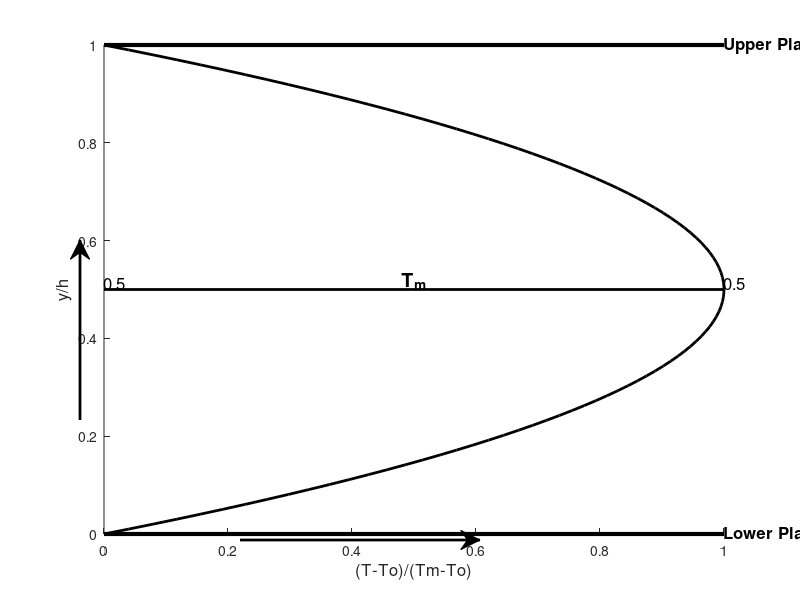

This figure's MATLAB source: (Note: this script raises an error after producing the figure.)
clc; clear; close all;

% Define parameters
h = 1;                      % Normalized plate spacing (h = 1)
y = linspace(0, h, 100);
U = 2;
mu = 2;
k = 1;  % Thermal conductivity (W/m·K)

% h = 1;                      % Normalized plate spacing (h = 1)
% y = linspace(0, h, 100);    % Normalized height (y/h)
% U = 2;                      % Velocity of moving plate (m/s)
% mu = 0.001;                 % Dynamic viscosity (Pa·s)
% k = 0.6;                    % Thermal conductivity (W/m·K)
% T0 = 300;                   % Initial temperature (K)
% Tm = 350;


% Compute temperature profiles for different  values
figure;
hold on;
% (T-To) = (mu*U.^2/2*k).*(y/h).*(1-(y/h));

plot([0, h], [0, 0], 'k', 'LineWidth', 3); % Lower plate
plot([0, h], [h, h], 'k', 'LineWidth', 3); % Upper plate

text(1, h, 'Upper Plate (y = h, U = 0)', 'FontSize', 12, 'FontWeight', 'bold');
text(1, 0, 'Lower Plate (y = 0, U = 0)', 'FontSize', 12, 'FontWeight', 'bold');


% 
T_norm = 4*(y/h).*(1-(y/h)); 
% where T_norm = (T-To)/(Tm-To)
% y = h/2 

    
plot(T_norm, y/h, 'k', 'LineWidth', 2);
annotation('textarrow', [0.1, 0.1], [0.3, 0.6],'FontSize', 12, 'FontWeight', 'bold', 'HeadStyle', 'vback2','LineWidth', 2, 'Color', 'k');
annotation('textarrow', [0.3, 0.6], [0.1, 0.1], 'FontSize', 12, 'FontWeight', 'bold', 'HeadStyle', 'vback2', 'LineWidth', 2, 'Color', 'k');

% 

plot([0,1], [h/2,h/2], 'k', 'LineWidth', 2);
text(0, h/2, num2str(h/2), 'VerticalAlignment', 'bottom', 'FontSize', 12);
text(1, h/2, num2str(h/2), 'VerticalAlignment', 'bottom', 'FontSize', 12);
text(h/2, h/2, 'T_m', 'FontSize', 14, 'FontWeight', 'bold', ...
    'HorizontalAlignment', 'center', 'VerticalAlignment', 'bottom');

% Labels and formatting
xlabel('(T-To)/(Tm-To)', 'FontSize', 12);
ylabel('y/h', 'FontSize', 12);
title('Temperature Distribution in Plane Couette Flow','Case II.When both the plates are kept at the same constant temperature To', 'FontSize', 14);
% legend('Location', 'best');
grid on;
set(gca,'FontSize', 12);
axis([0, 2, -0.2, 2]);
hold off;
